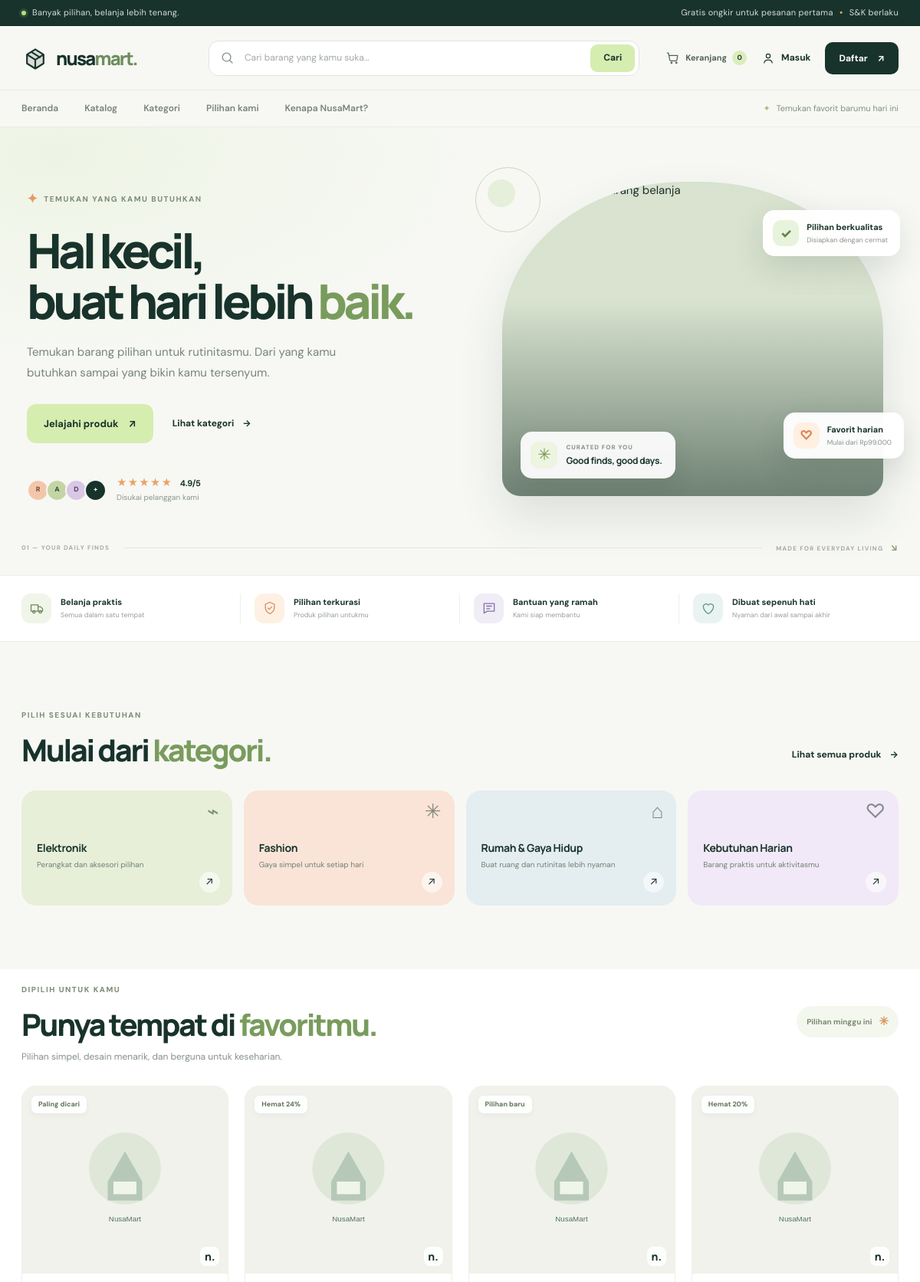
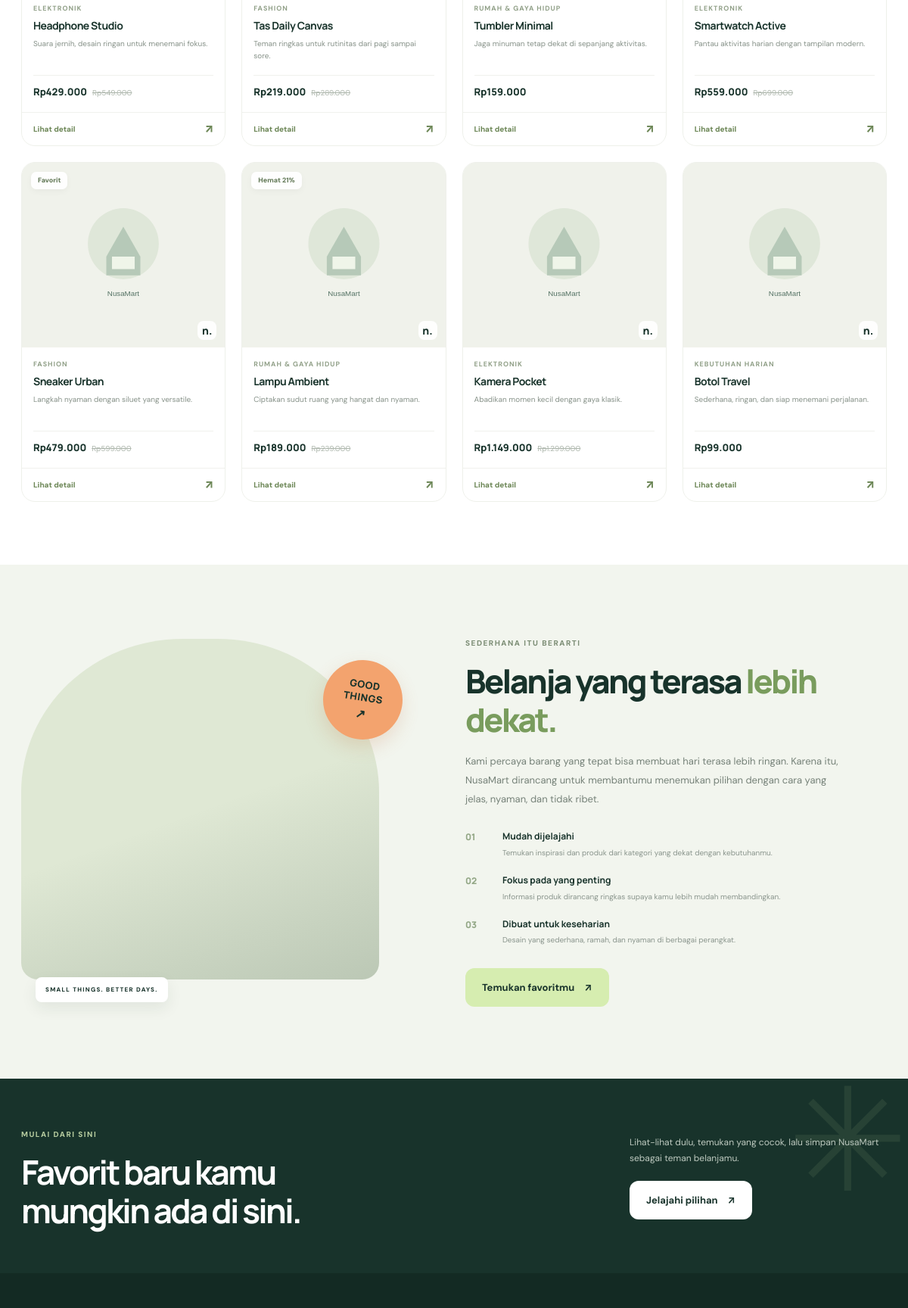
The page / (upper part) on the database its author committed (2 pictures, top to bottom).
### tables this page shows
CREATE TABLE categories (
  id BIGINT UNSIGNED NOT NULL AUTO_INCREMENT,
  name VARCHAR(100) NOT NULL,
  slug VARCHAR(120) NOT NULL,
  icon VARCHAR(20) NOT NULL DEFAULT '✦',
  description VARCHAR(255) DEFAULT NULL,
  is_active TINYINT(1) NOT NULL DEFAULT 1,
  created_at TIMESTAMP NOT NULL DEFAULT CURRENT_TIMESTAMP,
  PRIMARY KEY (id),
  UNIQUE KEY uq_categories_slug (slug),
  UNIQUE KEY uq_categories_name (name)
);

CREATE TABLE products (
  id BIGINT UNSIGNED NOT NULL AUTO_INCREMENT,
  category_id BIGINT UNSIGNED NOT NULL,
  name VARCHAR(180) NOT NULL,
  slug VARCHAR(200) NOT NULL,
  short_description VARCHAR(255) NOT NULL,
  description TEXT DEFAULT NULL,
  price DECIMAL(12,2) NOT NULL,
  sale_price DECIMAL(12,2) DEFAULT NULL,
  stock INT UNSIGNED NOT NULL DEFAULT 0,
  image_url VARCHAR(600) DEFAULT NULL,
  badge VARCHAR(40) DEFAULT NULL,
  is_featured TINYINT(1) NOT NULL DEFAULT 0,
  is_active TINYINT(1) NOT NULL DEFAULT 1,
  created_at TIMESTAMP NOT NULL DEFAULT CURRENT_TIMESTAMP,
  updated_at TIMESTAMP NOT NULL DEFAULT CURRENT_TIMESTAMP ON UPDATE CURRENT_TIMESTAMP,
  PRIMARY KEY (id),
  UNIQUE KEY uq_products_slug (slug),
  KEY idx_products_category_active (category_id, is_active),
  KEY idx_products_featured_active (is_featured, is_active),
  KEY idx_products_name (name),
  CONSTRAINT fk_products_category FOREIGN KEY (category_id) REFERENCES categories (id)
    ON UPDATE CASCADE ON DELETE RESTRICT
);

### includes/functions.php (called while the page is built, shortened)
<?php
function h(mixed $value): string
{
    return htmlspecialchars((string) $value, ENT_QUOTES | ENT_SUBSTITUTE, 'UTF-8');
}
function money_idr(mixed $amount): string
{
    return 'Rp' . number_format((float) $amount, 0, ',', '.');
}

### index.php (the view, shortened to what this page needs)
<?php
$q = trim((string) ($_GET['q'] ?? ''));
$categories = [];
$products = [];
$fallbackCategories = [
    ['name' => 'Elektronik', 'slug' => 'elektronik', 'icon' => '⌁', 'description' => 'Perangkat pilihan'],
    ['name' => 'Fashion', 'slug' => 'fashion', 'icon' => '✳', 'description' => 'Gaya setiap hari'],
    ['name' => 'Rumah & Gaya Hidup', 'slug' => 'rumah-gaya-hidup', 'icon' => '⌂', 'description' => 'Ruang lebih nyaman'],
    ['name' => 'Kebutuhan Harian', 'slug' => 'kebutuhan-harian', 'icon' => '♡', 'description' => 'Praktis untuk aktivitas'],
];
$fallbackProducts = [
    ['id'=>1,'name'=>'Headphone Studio','short_description'=>'Suara jernih, desain ringan untuk menemani fokus.','price'=>549000,'sale_price'=>429000,'image_url'=>'https://images.unsplash.com/photo-1505740420928-5e560c06d30e?auto=format&fit=crop&w=900&q=85','badge'=>'Paling dicari','category_name'=>'Elektronik'],
    ['id'=>2,'name'=>'Tas Daily Canvas','short_description'=>'Teman ringkas untuk rutinitas dari pagi sampai sore.','price'=>289000,'sale_price'=>219000,'image_url'=>'https://images.unsplash.com/photo-1548036328-c9fa89d128fa?auto=format&fit=crop&w=900&q=85','badge'=>'Hemat 24%','category_name'=>'Fashion'],
    ['id'=>3,'name'=>'Tumbler Minimal','short_description'=>'Jaga minuman tetap dekat di sepanjang aktivitas.','price'=>159000,'sale_price'=>null,'image_url'=>'https://images.unsplash.com/photo-1602143407151-7111542de6e8?auto=format&fit=crop&w=900&q=85','badge'=>'Pilihan baru','category_name'=>'Rumah & Gaya Hidup'],
    ['id'=>4,'name'=>'Smartwatch Active','short_description'=>'Pantau aktivitas harian dengan tampilan modern.','price'=>699000,'sale_price'=>559000,'image_url'=>'https://images.unsplash.com/photo-1523275335684-37898b6baf30?auto=format&fit=crop&w=900&q=85','badge'=>'Hemat 20%','category_name'=>'Elektronik'],
    ['id'=>5,'name'=>'Sneaker Urban','short_description'=>'Langkah nyaman dengan siluet yang versatile.','price'=>599000,'sale_price'=>479000,'image_url'=>'https://images.unsplash.com/photo-1542291026-7eec264c27ff?auto=format&fit=crop&w=900&q=85','badge'=>'Favorit','category_name'=>'Fashion'],
    ['id'=>6,'name'=>'Lampu Ambient','short_description'=>'Ciptakan sudut ruang yang hangat dan nyaman.','price'=>239000,'sale_price'=>189000,'image_url'=>'https://images.unsplash.com/photo-1507473885765-e6ed057f782c?auto=format&fit=crop&w=900&q=85','badge'=>'Hemat 21%','category_name'=>'Rumah & Gaya Hidup'],
    ['id'=>7,'name'=>'Kamera Pocket','short_description'=>'Abadikan momen kecil dengan gaya klasik.','price'=>1299000,'sale_price'=>1149000,'image_url'=>'https://images.unsplash.com/photo-1516035069371-29a1b244cc32?auto=format&fit=crop&w=900&q=85','badge'=>null,'category_name'=>'Elektronik'],
    ['id'=>8,'name'=>'Botol Travel','short_description'=>'Sederhana, ringan, dan siap menemani perjalanan.','price'=>99000,'sale_price'=>null,'image_url'=>'https://images.unsplash.com/photo-1523362628745-0c100150b504?auto=format&fit=crop&w=900&q=85','badge'=>null,'category_name'=>'Kebutuhan Harian'],
];
try {
    $pdo = db();
    $categoryStmt = $pdo->query('SELECT name, slug, icon, description FROM categories WHERE is_active = 1 ORDER BY id ASC LIMIT 8');
    $categories = $categoryStmt->fetchAll();
    if ($q !== '') {
        $search = '%' . $q . '%';
        $productStmt = $pdo->prepare(
            'SELECT p.id, p.name, p.short_description, p.price, p.sale_price, p.image_url, p.badge, c.name AS category_name
             FROM products p INNER JOIN categories c ON c.id = p.category_id
             WHERE p.is_active = 1 AND (p.name LIKE :s1 OR p.short_description LIKE :s2 OR c.name LIKE :s3)
             ORDER BY p.is_featured DESC, p.created_at DESC LIMIT 16'
        );
        $productStmt->execute(['s1' => $search, 's2' => $search, 's3' => $search]);
    } else {
        $productStmt = $pdo->query(
            'SELECT p.id, p.name, p.short_description, p.price, p.sale_price, p.image_url, p.badge, c.name AS category_name
             FROM products p INNER JOIN categories c ON c.id = p.category_id
             WHERE p.is_active = 1 AND p.is_featured = 1
             ORDER BY p.id ASC LIMIT 8'
        );
    }
    $products = $productStmt->fetchAll();
} catch (Throwable $exception) {
    $dbError = true;
    $categories = $fallbackCategories;
    $products = $fallbackProducts;
    if ($q !== '') {
        $needle = str_lower_u($q);
        $products = array_values(array_filter($products, static function (array $product) use ($needle): bool {
            return str_contains(str_lower_u($product['name']), $needle)
                || str_contains(str_lower_u($product['short_description']), $needle)
                || str_contains(str_lower_u($product['category_name']), $needle);
        }));
    }
}
?>
<!doctype html>
<html lang="id">
<head>
    <link rel="stylesheet" href="assets/css/style.css">
</head>
<body>
<?php require __DIR__ . '/includes/site-header.php'; ?>
<main>
    <?php if ($q === ''): ?>
    <section class="hero-section">
        <div class="container hero-grid">
            <div class="hero-copy">
                <div class="eyebrow"><span class="eyebrow-spark">✦</span> TEMUKAN YANG KAMU BUTUHKAN</div>
                <h1>Hal kecil,<br>buat hari lebih <span>baik.</span></h1>
                <p class="hero-description">Temukan barang pilihan untuk rutinitasmu. Dari yang kamu butuhkan sampai yang bikin kamu tersenyum.</p>
                <div class="hero-ctas">
                    <a class="button button-primary button-large" href="#pilihan">Jelajahi produk <span aria-hidden="true">↗</span></a>
                    <a class="text-link" href="#kategori">Lihat kategori <span aria-hidden="true">→</span></a>
                </div>
                <div class="hero-proof">
                    <div class="avatar-stack" aria-hidden="true"><span>R</span><span>A</span><span>D</span><span>+</span></div>
                    <div><div class="star-row" aria-label="Lima dari lima bintang">★★★★★ <b>4.9/5</b></div><p>Disukai pelanggan kami</p></div>
                </div>
            </div>
            <div class="hero-visual">
                <div class="hero-photo-frame">
                    <img class="hero-photo" src="https://images.unsplash.com/photo-1607082349566-187342175e2f?auto=format&fit=crop&w=1400&q=90" alt="Berbagai pilihan barang belanja" fetchpriority="high">
                    <div class="hero-photo-overlay"></div>
                    <div class="hero-photo-label"><span class="label-icon">✳</span><span><small>CURATED FOR YOU</small><strong>Good finds, good days.</strong></span></div>
                </div>
                <div class="floating-card floating-card-top"><span class="floating-icon floating-icon-green">✓</span><span><strong>Pilihan berkualitas</strong><small>Disiapkan dengan cermat</small></span></div>
                <div class="floating-card floating-card-bottom"><span class="floating-icon floating-icon-orange">♡</span><span><strong>Favorit harian</strong><small>Mulai dari Rp99.000</small></span></div>
                <div class="hero-orbit orbit-one"></div><div class="hero-orbit orbit-two"></div>
            </div>
        </div>
        <div class="container hero-bottom-line"><span>01 — YOUR DAILY FINDS</span><span class="bottom-line-rule"></span><span>MADE FOR EVERYDAY LIVING <b>↘</b></span></div>
    </section>
    <?php endif; ?>
    <section class="trust-strip" aria-label="Keunggulan NusaMart">
        <div class="container trust-grid">
            <div class="trust-item"><span class="trust-icon"><svg viewBox="0 0 24 24"><path d="M3 7h11v10H3zM14 10h4l3 3v4h-7z"/><circle cx="7.5" cy="18" r="2"/><circle cx="17.5" cy="18" r="2"/></svg></span><div><strong>Belanja praktis</strong><span>Semua dalam satu tempat</span></div></div>
            <div class="trust-item"><span class="trust-icon"><svg viewBox="0 0 24 24"><path d="M12 3 19 6v5c0 4.5-2.8 7.7-7 10-4.2-2.3-7-5.5-7-10V6z"/><path d="m9 12 2 2 4-4"/></svg></span><div><strong>Pilihan terkurasi</strong><span>Produk pilihan untukmu</span></div></div>
            <div class="trust-item"><span class="trust-icon"><svg viewBox="0 0 24 24"><path d="M4 5h16v12H9l-5 3z"/><path d="M8 9h8M8 13h5"/></svg></span><div><strong>Bantuan yang ramah</strong><span>Kami siap membantu</span></div></div>
            <div class="trust-item"><span class="trust-icon"><svg viewBox="0 0 24 24"><path d="M12 21s-8-4.5-8-11a4.5 4.5 0 0 1 8-2.8A4.5 4.5 0 0 1 20 10c0 6.5-8 11-8 11z"/></svg></span><div><strong>Dibuat sepenuh hati</strong><span>Nyaman dari awal sampai akhir</span></div></div>
        </div>
    </section>
    <section class="category-section section-space" id="kategori">
        <div class="container">
            <div class="section-heading">
                <div><span class="eyebrow">PILIH SESUAI KEBUTUHAN</span><h2>Mulai dari <span>kategori.</span></h2></div>
                <a class="text-link" href="katalog.php">Lihat semua produk <span aria-hidden="true">→</span></a>
            </div>
            <div class="category-grid">
                <?php foreach ($categories as $index => $category): ?>
                    <a class="category-card category-tone-<?= (int) $index % 4 ?>" href="katalog.php?category=<?= rawurlencode((string) $category['slug']) ?>">
                        <span class="category-symbol" aria-hidden="true"><?= h($category['icon'] ?? '✦') ?></span>
                        <span class="category-text"><strong><?= h($category['name']) ?></strong><small><?= h($category['description'] ?? 'Jelajahi koleksi pilihan') ?></small></span>
                        <span class="category-arrow" aria-hidden="true">↗</span>
                    </a>
                <?php endforeach; ?>
            </div>
        </div>
    </section>
    <section class="products-section section-space" id="pilihan">
        <div class="container">
            <div class="section-heading products-heading">
                <div><span class="eyebrow"><?= $q !== '' ? 'HASIL PENCARIAN' : 'DIPILIH UNTUK KAMU' ?></span><h2><?= $q !== '' ? 'Barangkali ini yang kamu cari.' : 'Punya tempat di <span>favoritmu.</span>' ?></h2><p><?= $q !== '' ? 'Temukan produk yang sesuai dengan kebutuhanmu.' : 'Pilihan simpel, desain menarik, dan berguna untuk keseharian.' ?></p></div>
                <?php if ($q !== ''): ?><a class="text-link" href="index.php">Hapus pencarian <span aria-hidden="true">×</span></a><?php else: ?><span class="product-count-pill">Pilihan minggu ini <span>✳</span></span><?php endif; ?>
            </div>
            <?php if (!$products): ?>
                <div class="empty-state"><span>⌕</span><h3>Belum ada produk yang cocok.</h3><p>Coba kata kunci yang lebih singkat atau cari berdasarkan kategori.</p><a class="button button-dark" href="index.php">Kembali ke beranda</a></div>
            <?php else: ?>
                <div class="product-grid">
                    <?php foreach ($products as $index => $product):
                        $currentPrice = ($product['sale_price'] !== null && (float) $product['sale_price'] > 0) ? $product['sale_price'] : $product['price'];
                        $hasDiscount = $product['sale_price'] !== null && (float) $product['sale_price'] > 0 && (float) $product['sale_price'] < (float) $product['price'];
                    ?>
                    <article class="product-card" style="--card-delay: <?= (int) $index * 60 ?>ms">
                        <a class="product-card-link" href="detail.php?id=<?= (int) $product['id'] ?>" aria-label="Lihat detail <?= h($product['name']) ?>">
                        <div class="product-image-wrap">
                            <img class="product-image" src="<?= h($product['image_url'] ?? '') ?>" alt="<?= h($product['name']) ?>" loading="lazy">
                            <?php if (!empty($product['badge'])): ?><span class="product-badge"><?= h($product['badge']) ?></span><?php endif; ?>
                            <span class="product-image-mark" aria-hidden="true">n.</span>
                        </div>
                        <div class="product-card-info"><span class="product-category"><?= h($product['category_name'] ?? 'Pilihan NusaMart') ?></span><h3><?= h($product['name']) ?></h3><p><?= h($product['short_description']) ?></p>
                            <div class="product-price-row"><strong><?= h(money_idr($currentPrice)) ?></strong><?php if ($hasDiscount): ?><del><?= h(money_idr($product['price'])) ?></del><?php endif; ?></div>
                        </div>
                        <span class="product-card-more">Lihat detail <span aria-hidden="true">↗</span></span>
                        </a>
                    </article>
                    <?php endforeach; ?>
                </div>
            <?php endif; ?>
        </div>
    </section>
    <section class="editorial-section" id="tentang">
        <div class="container editorial-grid">
            <div class="editorial-art">
                <div class="editorial-image-main"><img src="https://images.unsplash.com/photo-1490312278390-ab64016e0aa9?auto=format&fit=crop&w=1000&q=85" alt="Sudut rumah yang nyaman dengan barang pilihan" loading="lazy"></div>
                <div class="editorial-sticker"><span>GOOD</span><span>THINGS</span><b>↗</b></div>
                <div class="editorial-caption">SMALL THINGS. BETTER DAYS.</div>
            </div>
            <div class="editorial-copy"><span class="eyebrow">SEDERHANA ITU BERARTI</span><h2>Belanja yang terasa <span>lebih dekat.</span></h2><p>Kami percaya barang yang tepat bisa membuat hari terasa lebih ringan. Karena itu, NusaMart dirancang untuk membantumu menemukan pilihan dengan cara yang jelas, nyaman, dan tidak ribet.</p>
                <div class="editorial-points"><div><span>01</span><div><strong>Mudah dijelajahi</strong><p>Temukan inspirasi dan produk dari kategori yang dekat dengan kebutuhanmu.</p></div></div><div><span>02</span><div><strong>Fokus pada yang penting</strong><p>Informasi produk dirancang ringkas supaya kamu lebih mudah membandingkan.</p></div></div><div><span>03</span><div><strong>Dibuat untuk keseharian</strong><p>Desain yang sederhana, ramah, dan nyaman di berbagai perangkat.</p></div></div></div>
                <a class="button button-primary button-large" href="#pilihan">Temukan favoritmu <span aria-hidden="true">↗</span></a>
            </div>
        </div>
    </section>
    <section class="closing-cta"><div class="container closing-cta-inner"><div><span class="eyebrow">MULAI DARI SINI</span><h2>Favorit baru kamu<br>mungkin ada di sini.</h2></div><div class="closing-cta-action"><p>Lihat-lihat dulu, temukan yang cocok, lalu simpan NusaMart sebagai teman belanjamu.</p><a href="#pilihan" class="button button-light button-large">Jelajahi pilihan <span aria-hidden="true">↗</span></a></div><span class="cta-decoration" aria-hidden="true">✳</span></div></section>
</main>
<?php require __DIR__ . '/includes/site-footer.php'; ?>
</body>
</html>

### rows shown on the page
categories: icon "⌁", name "Elektronik", description "Perangkat dan aksesori pilihan"
categories: icon "✳", name "Fashion", description "Gaya simpel untuk setiap hari"
categories: icon "⌂", name "Rumah & Gaya Hidup", description "Buat ruang dan rutinitas lebih nyaman"
categories: icon "♡", name "Kebutuhan Harian", description "Barang praktis untuk aktivitasmu"
products: badge "Paling dicari", category.name "ELEKTRONIK", name "Headphone Studio", short_description "Suara jernih, desain ringan untuk menemani fokus.", sale_price "Rp429.000", price "Rp549.000"
products: badge "Hemat 24%", category.name "FASHION", name "Tas Daily Canvas", short_description "Teman ringkas untuk rutinitas dari pagi sampai sore.", sale_price "Rp219.000", price "Rp289.000"
products: badge "Pilihan baru", category.name "RUMAH & GAYA HIDUP", name "Tumbler Minimal", short_description "Jaga minuman tetap dekat di sepanjang aktivitas.", money_idr($currentPrice) "Rp159.000"
products: badge "Hemat 20%", category.name "ELEKTRONIK", name "Smartwatch Active", short_description "Pantau aktivitas harian dengan tampilan modern.", sale_price "Rp559.000", price "Rp699.000"
products: badge "Favorit", category.name "FASHION", name "Sneaker Urban", short_description "Langkah nyaman dengan siluet yang versatile.", sale_price "Rp479.000", price "Rp599.000"
products: badge "Hemat 21%", category.name "RUMAH & GAYA HIDUP", name "Lampu Ambient", short_description "Ciptakan sudut ruang yang hangat dan nyaman.", sale_price "Rp189.000", price "Rp239.000"
products: category.name "ELEKTRONIK", name "Kamera Pocket", short_description "Abadikan momen kecil dengan gaya klasik.", sale_price "Rp1.149.000", price "Rp1.299.000"
products: category.name "KEBUTUHAN HARIAN", name "Botol Travel", short_description "Sederhana, ringan, dan siap menemani perjalanan.", money_idr($currentPrice) "Rp99.000"

### other values the page prints
get_cart_count() "0"
